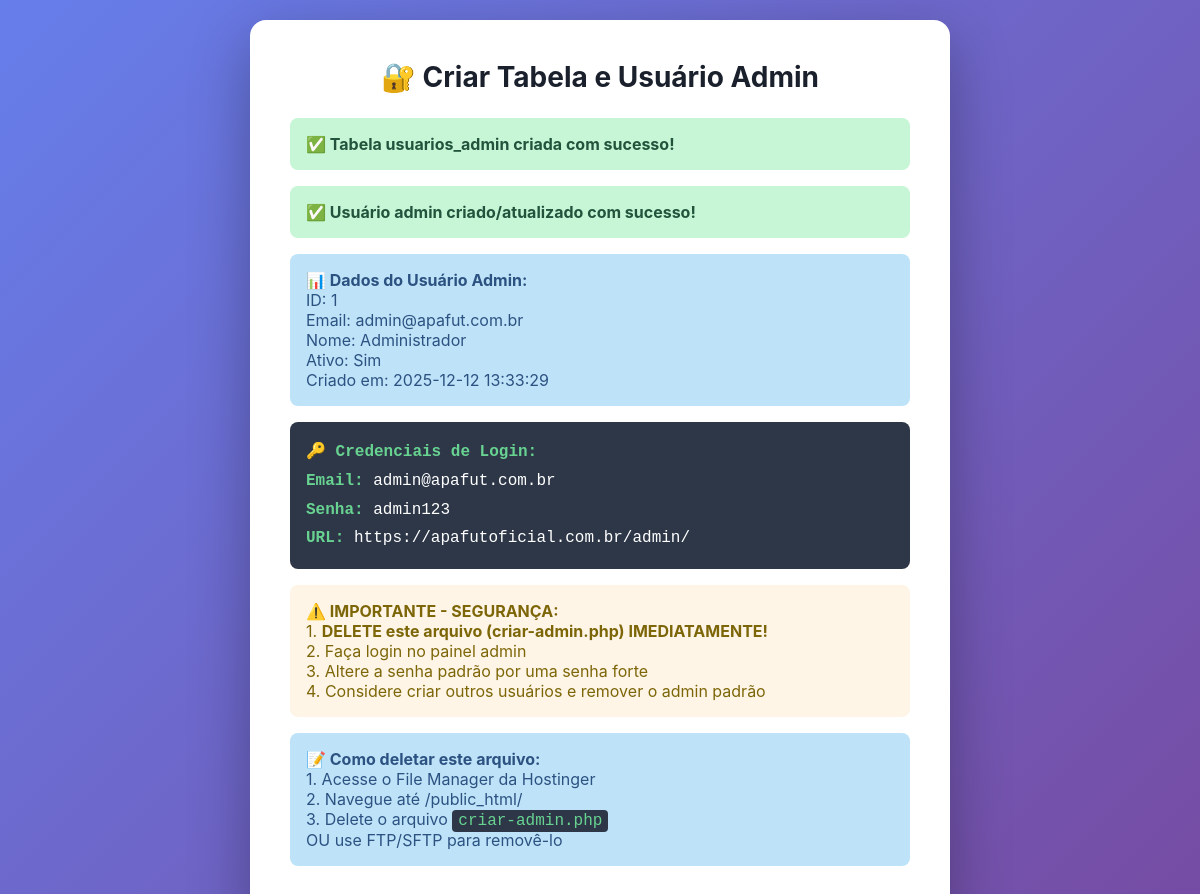
Page /criar-admin.php on the committed database.
### tables this page shows
CREATE TABLE IF NOT EXISTS usuarios_admin (
    id INT AUTO_INCREMENT PRIMARY KEY,
    email VARCHAR(255) NOT NULL UNIQUE,
    senha VARCHAR(255) NOT NULL,
    nome VARCHAR(100) NOT NULL,
    ativo TINYINT(1) DEFAULT 1,
    created_at TIMESTAMP DEFAULT CURRENT_TIMESTAMP,
    updated_at TIMESTAMP DEFAULT CURRENT_TIMESTAMP ON UPDATE CURRENT_TIMESTAMP,
    INDEX idx_email (email),
    INDEX idx_ativo (ativo)
);

### criar-admin.php (the view, shortened to what this page needs)
<!DOCTYPE html>
<html lang="pt-BR">
<head>
</head>
<body>
    <div class="container">
        <h1>🔐 Criar Tabela e Usuário Admin</h1>
        <?php
        try {
            $pdo = getConnection();
            $sql_create_table = "
                CREATE TABLE IF NOT EXISTS usuarios_admin (
                    id INT AUTO_INCREMENT PRIMARY KEY,
                    email VARCHAR(255) NOT NULL UNIQUE,
                    senha VARCHAR(255) NOT NULL,
                    nome VARCHAR(100) NOT NULL,
                    ativo TINYINT(1) DEFAULT 1,
                    created_at TIMESTAMP DEFAULT CURRENT_TIMESTAMP,
                    updated_at TIMESTAMP DEFAULT CURRENT_TIMESTAMP ON UPDATE CURRENT_TIMESTAMP,
                    INDEX idx_email (email),
                    INDEX idx_ativo (ativo)
                ) ENGINE=InnoDB DEFAULT CHARSET=utf8mb4 COLLATE=utf8mb4_unicode_ci
            ";
            $pdo->exec($sql_create_table);
            echo '<div class="success"><strong>✅ Tabela usuarios_admin criada com sucesso!</strong></div>';
            echo '<div class="success"><strong>✅ Usuário admin criado/atualizado com sucesso!</strong></div>';
            $stmt = $pdo->query("SELECT id, email, nome, ativo, created_at FROM usuarios_admin WHERE email = 'admin@apafut.com.br'");
            $admin = $stmt->fetch(PDO::FETCH_ASSOC);
            if ($admin) {
                echo '<div class="info">';
                echo '<strong>📊 Dados do Usuário Admin:</strong><br>';
                echo 'ID: ' . $admin['id'] . '<br>';
                echo 'Email: ' . htmlspecialchars($admin['email']) . '<br>';
                echo 'Nome: ' . htmlspecialchars($admin['nome']) . '<br>';
                echo 'Ativo: ' . ($admin['ativo'] ? 'Sim' : 'Não') . '<br>';
                echo 'Criado em: ' . $admin['created_at'];
                echo '</div>';
                echo '<div class="credentials">';
                echo '<strong>🔑 Credenciais de Login:</strong><br>';
                echo '<strong>Email:</strong> admin@apafut.com.br<br>';
                echo '<strong>Senha:</strong> admin123<br>';
                echo '<strong>URL:</strong> https://apafutoficial.com.br/admin/';
                echo '</div>';
            }
            echo '<div class="warning">';
            echo '<strong>⚠️ IMPORTANTE - SEGURANÇA:</strong><br>';
            echo '1. <strong>DELETE este arquivo (criar-admin.php) IMEDIATAMENTE!</strong><br>';
            echo '2. Faça login no painel admin<br>';
            echo '3. Altere a senha padrão por uma senha forte<br>';
            echo '4. Considere criar outros usuários e remover o admin padrão';
            echo '</div>';
            echo '<div class="info">';
            echo '<strong>📝 Como deletar este arquivo:</strong><br>';
            echo '1. Acesse o File Manager da Hostinger<br>';
            echo '2. Navegue até /public_html/<br>';
            echo '3. Delete o arquivo <code>criar-admin.php</code><br>';
            echo 'OU use FTP/SFTP para removê-lo';
            echo '</div>';
        } catch (PDOException $e) {
            echo '<div class="error">';
            echo '<strong>❌ Erro ao criar tabela/usuário:</strong><br>';
            echo htmlspecialchars($e->getMessage());
            echo '</div>';
            echo '<div class="info">';
            echo '<strong>💡 Possíveis soluções:</strong><br>';
            echo '1. Verifique se o arquivo config/db.php existe<br>';
            echo '2. Confirme as credenciais do banco de dados<br>';
            echo '3. Verifique se o banco de dados existe<br>';
            echo '4. Confirme se o usuário do BD tem permissões para CREATE TABLE';
            echo '</div>';
        }
        ?>
    </div>
</body>
</html>

### criar-admin.php (style rules this page uses)
* { margin: 0; padding: 0; box-sizing: border-box; }
body { font-family: -apple-system, BlinkMacSystemFont, 'Segoe UI', Roboto, sans-serif; background: linear-gradient(135deg, #667eea 0%, #764ba2 100%); min-height: 100vh; display: flex; align-items: center; justify-content: center; padding: 20px; }
.container { background: white; border-radius: 16px; box-shadow: 0 20px 60px rgba(0, 0, 0, 0.3); max-width: 700px; width: 100%; padding: 40px; }
h1 { color: #1a202c; font-size: 28px; margin-bottom: 24px; text-align: center; }
.success { background: #c6f6d5; color: #22543d; padding: 16px; border-radius: 8px; margin: 16px 0; }
.info { background: #bee3f8; color: #2c5282; padding: 16px; border-radius: 8px; margin: 16px 0; }
.warning { background: #fef5e7; color: #7d6608; padding: 16px; border-radius: 8px; margin: 16px 0; }
code { background: #2d3748; color: #68d391; padding: 2px 6px; border-radius: 4px; font-family: 'Courier New', monospace; }
.credentials { background: #2d3748; color: white; padding: 16px; border-radius: 8px; margin: 16px 0; font-family: 'Courier New', monospace; line-height: 1.8; }
.credentials strong { color: #68d391; }

### rows in the picture
usuarios_admin: id "1", email "admin@apafut.com.br", nome "Administrador", created_at "2025-12-12 13:33:29"
